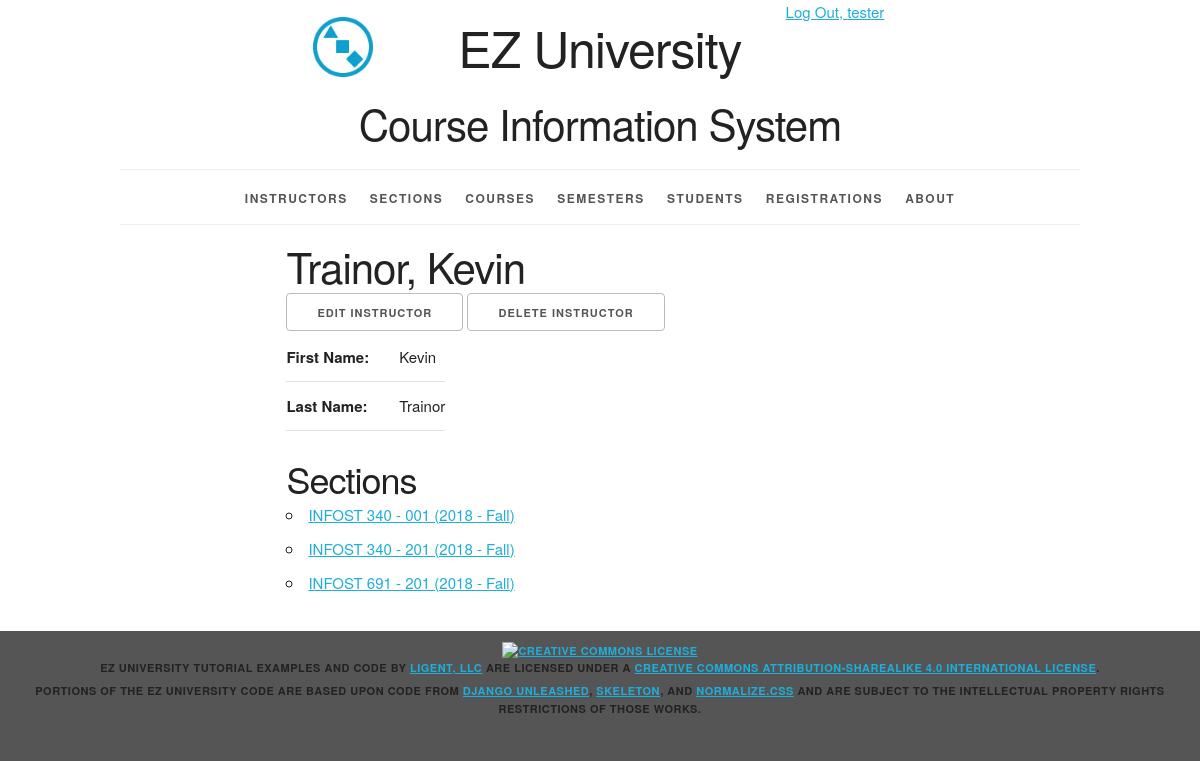
Page /instructor/1/ (signed in) on the committed database.
### courseInfo/models.py (models this page shows, shortened)
class Instructor(models.Model):
    instructor_id = models.AutoField(primary_key=True)
    first_name = models.CharField(max_length=45)
    last_name = models.CharField(max_length=45)
    def __str__(self):
        return '%s, %s' % (self.last_name, self.first_name)
    def get_update_url(self):
        return reverse('courseInfo_instructor_update_urlpattern',
                       kwargs={'pk': self.pk}
                       )
    def get_delete_url(self):
        return reverse('courseInfo_instructor_delete_urlpattern',
                       kwargs={'pk': self.pk}
                       )
    class Meta:
        ordering = ['last_name', 'first_name']
        unique_together = (('last_name', 'first_name'),)

class Section(models.Model):
    section_id = models.AutoField(primary_key=True)
    section_name = models.CharField(max_length=10)
    semester = models.ForeignKey(Semester, related_name='sections', on_delete=models.PROTECT)
    course = models.ForeignKey(Course, related_name='sections', on_delete=models.PROTECT)
    instructor = models.ForeignKey(Instructor, related_name='sections', on_delete=models.PROTECT)
    def __str__(self):
        return '%s - %s (%s)' % (self.course.course_number, self.section_name, self.semester.__str__())
    def get_absolute_url(self):
        return reverse('courseInfo_section_detail_urlpattern',
                       kwargs={'pk': self.pk})
    class Meta:
        ordering = ['course__course_number', 'section_name', 'semester__semester_name']
        unique_together = (('semester', 'course', 'section_name'),)

class Course(models.Model):
    course_id = models.AutoField(primary_key=True)
    course_number = models.CharField(max_length=20)
    course_name = models.CharField(max_length=225)
    class Meta:
        ordering = ['course_number', 'course_name']
        unique_together = (('course_number', 'course_name'),)

class Semester(models.Model):
    semester_id = models.AutoField(primary_key=True)
    year = models.ForeignKey(Year, related_name='semesters', on_delete=models.PROTECT)
    period = models.ForeignKey(Period, related_name='semesters', on_delete=models.PROTECT)
    def __str__(self):
        return '%s - %s' % (self.year.year, self.period.period_name)
    class Meta:
        ordering =['year__year', 'period__period_sequence']
        unique_together=('year', 'period')

class Year(models.Model):
    year_id = models.AutoField(primary_key=True)
    year = models.IntegerField(unique=True)
    class Meta:
        ordering = ['year']

class Period(models.Model):
    period_id = models.AutoField(primary_key=True)
    period_sequence = models.IntegerField(unique=True)
    period_name=models.CharField(max_length=45,unique=True)
    class Meta:
        ordering = ['period_sequence']

### courseInfo/views.py (the view)
class InstructorDetail(LoginRequiredMixin, PermissionRequiredMixin, View):
        permission_required = 'courseInfo.view_instructor'
        def get(self, request, pk):
            instructor = get_object_or_404(
                Instructor,
                pk=pk
            )
            section_list = instructor.sections.all()
            return render(
                request,
                'courseInfo/instructor_detail.html',
                {'instructor': instructor, 'section_list': section_list}
            )

### courseInfo/templates/courseInfo/instructor_detail.html (shortened to what this page needs)
{% extends 'courseInfo/base.html' %}
{% block content %}
    <article>
        <div class="row">
            <div class="offset-by-two eight columns">
                <h2>{{ instructor }}</h2>
                <ul class="inline">
                    {% if perms.courseInfo.change_instructor %}
                    <li>
                        <a href="{{ instructor.get_update_url }}"
                           class="button">
                            Edit Instructor</a></li>
                    {% endif %}
                    {% if perms.courseInfo.delete_instructor %}
                        <li>
                            <a href="{{ instructor.get_delete_url }}"
                               class="button">
                                Delete Instructor</a></li>
                    {% endif %}
                </ul>
                <section>
                    <table>
                        <tr>
                            <th>First Name:</th>
                            <td>{{ instructor.first_name }}</td>
                        </tr>
                        <tr>
                            <th>Last Name:</th>
                            <td>{{ instructor.last_name }}</td>
                        </tr>
                    </table>
                </section>
                <section>
                    <h3>Sections</h3>
                    <ul>
                        {% for section in section_list %}
                            <li>
                                <a href="{{ section.get_absolute_url }}">{{ section }}</a>
                            </li>
                        {% empty %}
                            <li><em>There are currently no sections for this instructor.</em></li>
                        {% endfor %}
                    </ul>
                </section>
            </div>
        </div>
    </article>
{% endblock %}

### courseInfo/templates/courseInfo/base.html (shortened to what this page needs)
{% load staticfiles %}
<!DOCTYPE html>
<html lang="en">
<head>
    <link rel="stylesheet" type="text/css"
          href="{% static 'courseInfo/normalize.css' %}">
    <link rel="stylesheet" type="text/css"
          href="{% static 'courseInfo/skeleton.css' %}">
    <link rel="stylesheet" type="text/css"
          href="{% static 'courseInfo/style.css' %}">
</head>
<body>
<div class="container">
    <div class="status row">
        <div class="offset-by-eight four columns">
            <ul class="inline">
                {% if user.is_authenticated %}
                    <li><a href="{% url 'logout_urlpattern' %}">
                        Log Out, {{ user.get_username }}</a></li>
                {% else %}
                    <li><a href="{% url 'login_urlpattern' %}">
                        Log In</a></li>
                {% endif %}
            </ul>
        </div>
    </div>
    <header class="row">
        <div class="offset-by-one ten columns">
            <h1 class="logo">EZ University</h1>
            <h2>Course Information System</h2>
        </div>
    </header>
    <nav>
        <ul>
            {% if perms.courseInfo.view_instructor %}
                <li>
                    <a href="{% url 'courseInfo_instructor_list_urlpattern' %}">
                        Instructors</a></li>
            {% endif %}
            {% if perms.courseInfo.view_section %}
                <li>
                    <a href="{% url 'courseInfo_section_list_urlpattern' %}">
                        Sections</a></li>
            {% endif %}
            {% if perms.courseInfo.view_course %}
                <li>
                    <a href="{% url 'courseInfo_course_list_urlpattern' %}">
                        Courses</a></li>
            {% endif %}
            {% if perms.courseInfo.view_semester %}
                <li>
                    <a href="{% url 'courseInfo_semester_list_urlpattern' %}">
                        Semesters</a></li>
            {% endif %}
            {% if perms.courseInfo.view_student %}
                <li>
                    <a href="{% url 'courseInfo_student_list_urlpattern' %}">
                        Students</a></li>
            {% endif %}
            {% if perms.courseInfo.view_registration %}
                <li>
                    <a href="{% url 'courseInfo_registration_list_urlpattern' %}">
                        Registrations</a></li>
            {% endif %}
            <li>
                <a href="{% url 'about_urlpattern' %}">
                    About</a></li>
        </ul>
    </nav>
    <main>
        {% block content %}{% endblock %}
    </main>
</div>
<footer>
    <p>
        <a rel="license" href="http://creativecommons.org/licenses/by-sa/4.0/">
            <img alt="Creative Commons License" style="border-width:0"
                 src="https://i.creativecommons.org/l/by-sa/4.0/88x31.png"/>
        </a><br/><span property="dct:title">EZ University Tutorial Examples and Code</span>
        by
        <a href="https://www.ligent.net" property="cc:attributionName"
           rel="cc:attributionURL">Ligent, LLC</a> are licensed under a
        <a rel="license" href="http://creativecommons.org/licenses/by-sa/4.0/">Creative Commons Attribution-ShareAlike
            4.0 International License</a>.
    </p>
    <p>Portions of the EZ University code are based upon code from
        <a href="https://django-unleashed.com">Django Unleashed</a>,
        <a href="http://getskeleton.com/">Skeleton</a>, and
        <a href="https://necolas.github.io/normalize.css/">Normalize.css</a> and
        are subject to the intellectual property rights restrictions of those works.
    </p>
</footer>
</body>
</html>

### courseInfo/static/courseInfo/skeleton.css (style rules this page uses)
.container { position: relative; width: 100%; max-width: 960px; margin: 0 auto; padding: 0 20px; box-sizing: border-box; }
.column, .columns { width: 100%; float: left; box-sizing: border-box; }
@media (min-width: 400px) { .container { width: 85%; padding: 0; } }
@media (min-width: 550px) { .container { width: 80%; } }
@media (min-width: 550px) { .column, .columns { margin-left: 4%; } }
@media (min-width: 550px) { .column:first-child, .columns:first-child { margin-left: 0; } }
@media (min-width: 550px) { .four.columns { width: 30.6666666667%; } }
@media (min-width: 550px) { .eight.columns { width: 65.3333333333%; } }
@media (min-width: 550px) { .ten.columns { width: 82.6666666667%; } }
@media (min-width: 550px) { .offset-by-one.column, .offset-by-one.columns { margin-left: 8.66666666667%; } }
@media (min-width: 550px) { .offset-by-two.column, .offset-by-two.columns { margin-left: 17.3333333333%; } }
@media (min-width: 550px) { .offset-by-eight.column, .offset-by-eight.columns { margin-left: 69.3333333333%; } }
html { font-size: 62.5%; }
body { font-size: 1.5em; line-height: 1.6; font-weight: 400; font-family: "Raleway", "HelveticaNeue", "Helvetica Neue", Helvetica, Arial, sans-serif; color: #222; }
h1, h2, h3, h4, h5, h6 { margin-top: 0; margin-bottom: 2rem; font-weight: 300; }
h1 { font-size: 4.0rem; line-height: 1.2; letter-spacing: -.1rem; }
h2 { font-size: 3.6rem; line-height: 1.25; letter-spacing: -.1rem; }
h3 { font-size: 3.0rem; line-height: 1.3; letter-spacing: -.1rem; }
@media (min-width: 550px) { h1 { font-size: 5.0rem; } }
@media (min-width: 550px) { h2 { font-size: 4.2rem; } }
@media (min-width: 550px) { h3 { font-size: 3.6rem; } }
p { margin-top: 0; }
a { color: #1EAEDB; }
.button, button, input[type="submit"], input[type="reset"], input[type="button"] { display: inline-block; height: 38px; padding: 0 30px; color: #555; text-align: center; font-size: 11px; font-weight: 600; line-height: 38px; letter-spacing: .1rem; text-transform: uppercase; text-decoration: none; white-space: nowrap; background-color: transparent; border-radius: 4px; border: 1px solid #bbb; cursor: pointer; box-sizing: border-box; }
ul { list-style: circle inside; }
ol, ul { padding-left: 0; margin-top: 0; }
li { margin-bottom: 1rem; }
th, td { padding: 12px 15px; text-align: left; border-bottom: 1px solid #E1E1E1; }
th:first-child, td:first-child { padding-left: 0; }
th:last-child, td:last-child { padding-right: 0; }
button, .button { margin-bottom: 1rem; }
pre, blockquote, dl, figure, table, p, ul, ol, form { margin-bottom: 2.5rem; }
.container:after, .row:after, .u-cf { content: ""; display: table; clear: both; }

### courseInfo/static/courseInfo/style.css (style rules this page uses)
html { height: 100%; background-color: #555; }
body { background-color: white; }
body>div>header { text-align: center;; }
header h1 { display: inline-block; font-weight: normal; font-style: normal; width: 100%; margin-top: 0; padding-top: 0; }
.logo { padding-top: 50px; background-image: url("/static/courseInfo/logo.png"); background-size: 50px; background-repeat: no-repeat; background-position: top; }
@media (min-width: 750px) { .logo { padding-top: 0; background-size: contain; background-position: 0% 0%; } }
@media (min-width: 1000px) { .logo { background-position: 10% 0%; } }
@media (min-width: 1200px) { .logo { background-position: 15% 0%; } }
nav { border-top: 1px solid #eee; width: 100%; border-bottom: 1px solid #eee; margin: 0 0 1em; padding: 0; }
nav ul { margin: 0; padding: 1em 0; list-style-type: none; text-align: center; }
nav ul li { display: inline; padding: 0; margin: 0 0.25em; font-weight: 600; text-transform: uppercase; text-align: center; font-size: 1rem; letter-spacing: .10rem; }
@media (min-width: 400px) { nav ul li { letter-spacing: .15rem; font-size: 1.2rem; margin: 0 0.5em; } }
@media (min-width: 550px) { nav ul li { margin: 0 0.75em; } }
nav ul li a { color: #555; text-decoration: none; background-color: transparent; cursor: pointer; }
article h2 { margin: 0; padding: 0; }
article h3 { margin: 0; padding: 0; }
.inline { list-style-type: none; padding: 0; margin: 0 0 -0.5em; }
.inline li { display: inline; }
body>footer { width: 100%; background-color: #555; font-size: 1.1rem; letter-spacing: .05rem; font-weight: 600; text-transform: uppercase; text-align: center; padding: 1em 0; margin: 1em 0; }
body>footer p { margin-bottom: 0.5rem; }

### rows in the picture
Instructor: last_name+first_name "Trainor, Kevin", first_name "Kevin", last_name "Trainor"
Section: course+section_name+semester "INFOST 340 - 001 (2018 - Fall)"
Section: course+section_name+semester "INFOST 340 - 201 (2018 - Fall)"
Section: course+section_name+semester "INFOST 691 - 201 (2018 - Fall)"

### other values in the picture
{{ user.get_username }} "tester"
